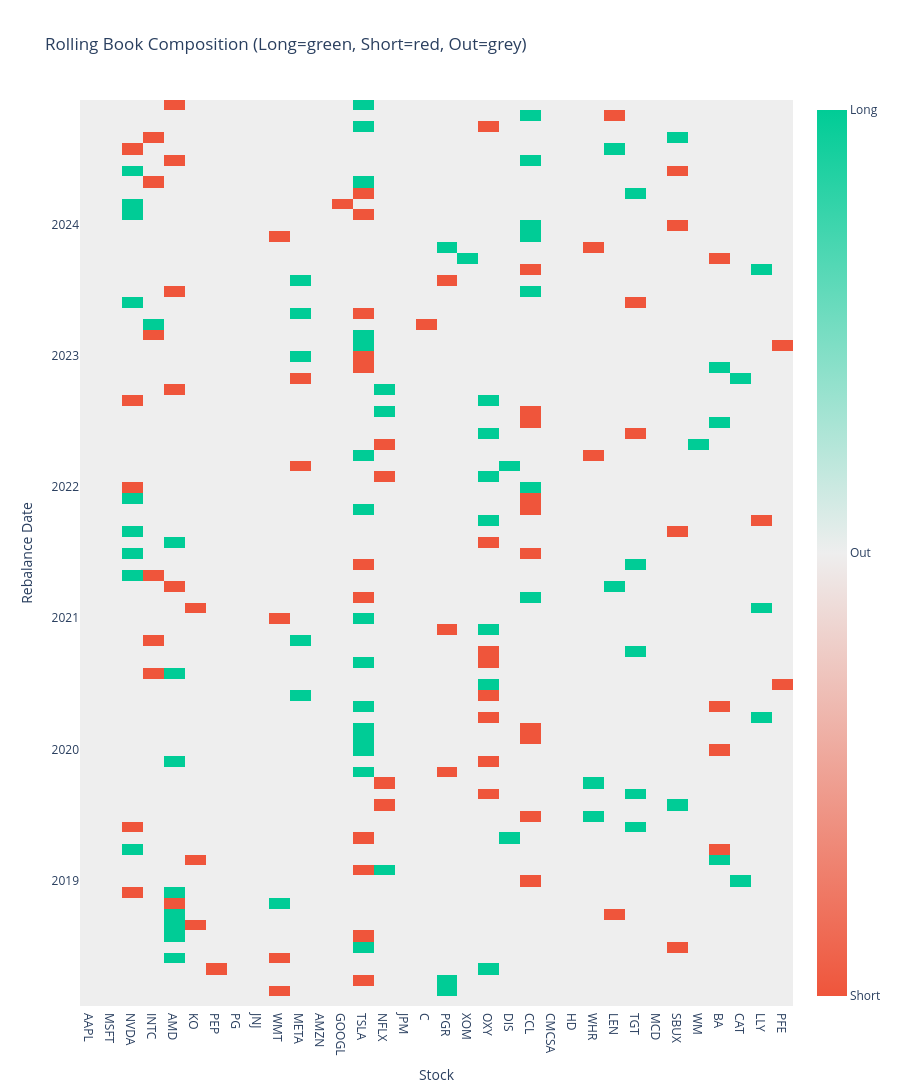

Notebook cell for this chart:
### Code cell
fig = result_mom.plot_rolling_book_composition(universe=stock_universe)
fig.show()

### Figure 1 — Plotly figure (JSON) as saved in the notebook; plotly's stock layout.template omitted (floating-point values rounded to 4 significant figures; data arrays with more than 128 entries replaced by an {"elided": "..."} marker saying what was removed)
{"data": [{"colorbar": {"ticktext": ["Short", "Out", "Long"], "tickvals": [-1, 0, 1]}, "colorscale": [[0, "#EF553B"], [0.5, "#EEEEEE"], [1, "#00CC96"]], "hoverongaps": false, "type": "heatmap", "x": ["AAPL", "MSFT", "NVDA", "INTC", "AMD", "KO", "PEP", "PG", "JNJ", "WMT", "META", "AMZN", "GOOGL", "TSLA", "NFLX", "JPM", "C", "PGR", "XOM", "OXY", "DIS", "CCL", "CMCSA", "HD", "WHR", "LEN", "PG", "TGT", "MCD", "SBUX", "WM", "BA", "CAT", "LLY", "PFE"], "y": ["2018-01-31", "2018-02-28", "2018-03-29", "2018-04-30", "2018-05-31", "2018-06-29", "2018-07-31", "2018-08-31", "2018-09-28", "2018-10-31", "2018-11-30", "2018-12-31", "2019-01-31", "2019-02-28", "2019-03-29", "2019-04-30", "2019-05-31", "2019-06-28", "2019-07-31", "2019-08-30", "2019-09-30", "2019-10-31", "2019-11-29", "2019-12-31", "2020-01-31", "2020-02-28", "2020-03-31", "2020-04-30", "2020-05-29", "2020-06-30", "2020-07-31", "2020-08-31", "2020-09-30", "2020-10-30", "2020-11-30", "2020-12-31", "2021-01-29", "2021-02-26", "2021-03-31", "2021-04-30", "2021-05-28", "2021-06-30", "2021-07-30", "2021-08-31", "2021-09-30", "2021-10-29", "2021-11-30", "2021-12-31", "2022-01-31", "2022-02-28", "2022-03-31", "2022-04-29", "2022-05-31", "2022-06-30", "2022-07-29", "2022-08-31", "2022-09-30", "2022-10-31", "2022-11-30", "2022-12-30", "2023-01-31", "2023-02-28", "2023-03-31", "2023-04-28", "2023-05-31", "2023-06-30", "2023-07-31", "2023-08-31", "2023-09-29", "2023-10-31", "2023-11-30", "2023-12-29", "2024-01-31", "2024-02-29", "2024-03-28", "2024-04-30", "2024-05-31", "2024-06-28", "2024-07-31", "2024-08-30", "2024-09-30", "2024-10-31", "2024-11-29"], "z": {"elided": "83x35 int values"}, "zmax": 1, "zmin": -1}], "layout": {"height": 2570, "title": {"text": "Rolling Book Composition (Long=green, Short=red, Out=grey)"}, "xaxis": {"title": {"text": "Stock"}}, "yaxis": {"title": {"text": "Rebalance Date"}}}}
